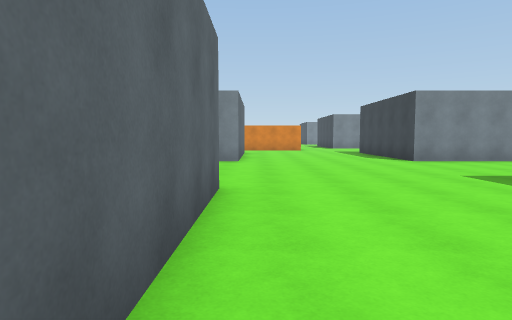
[1] (above)

24 first-person views from a walk through a 3-D level made in the Unity game engine. The camera is 1.4 m above the floor, tilts 4° down and sees 75° across. The floor is counted in squares, 2 m on a side. Each view is taken from the middle of a square. On the plan, view 1 faces up. The plan holds only what a view shows up to about 10 squares ahead; the rest is blank. The place goes on beyond the plan. The player character is not drawn.

[2]
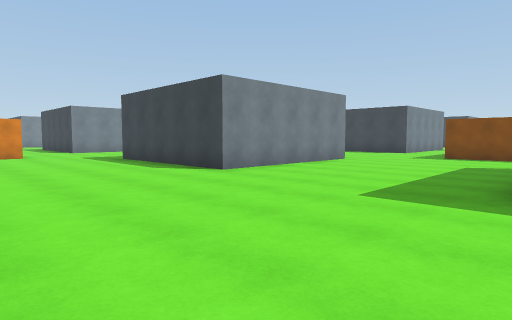

[3]
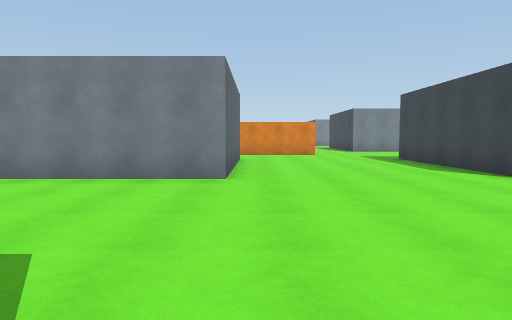

[4]
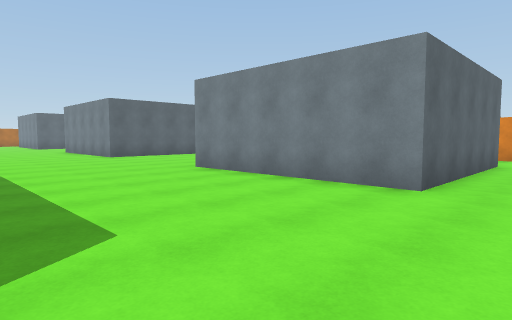

[5]
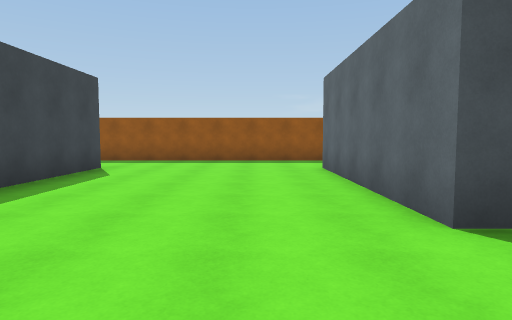

[6]
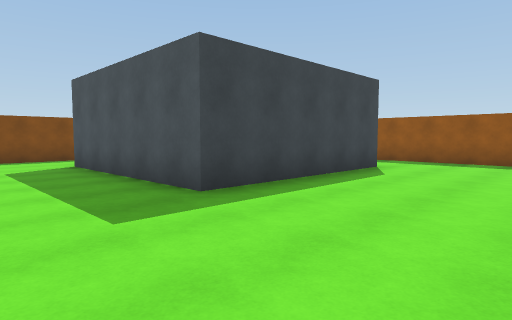

[7]
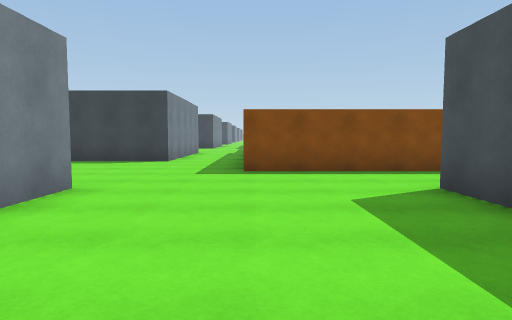

[8]
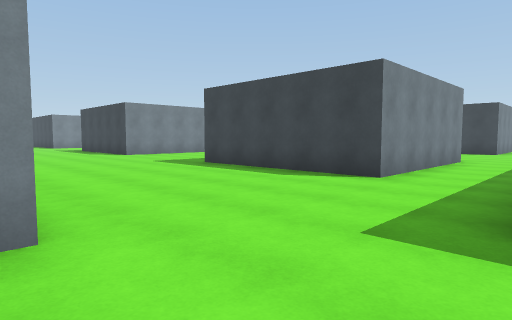

[9]
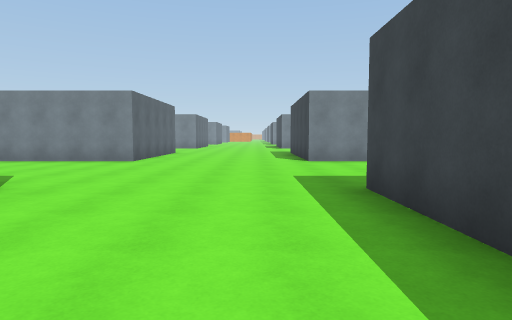

[10]
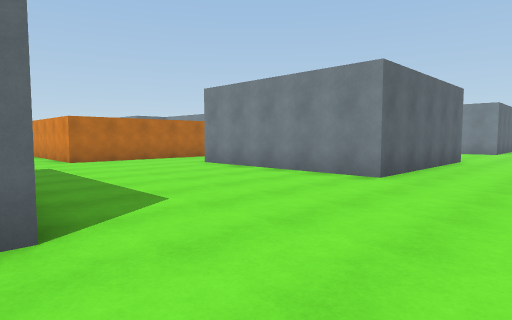

[11]
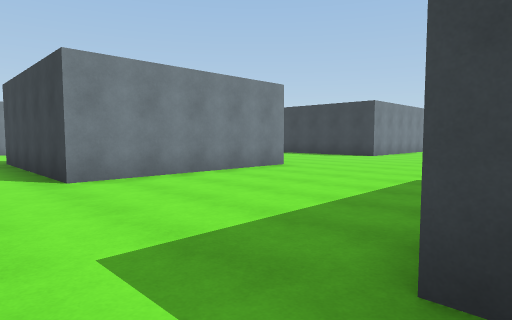

[12]
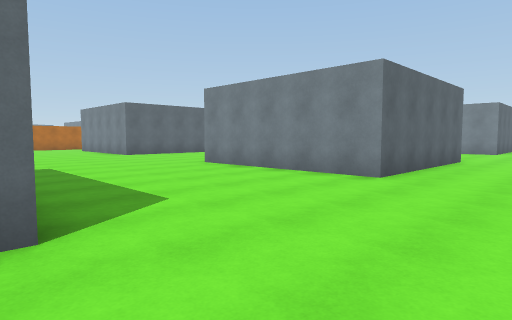

[13]
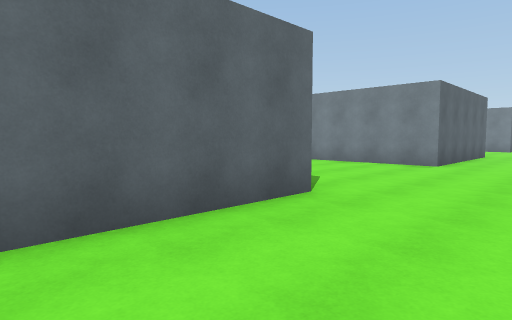

[14]
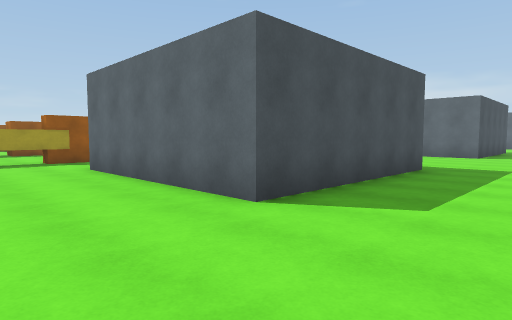

[15]
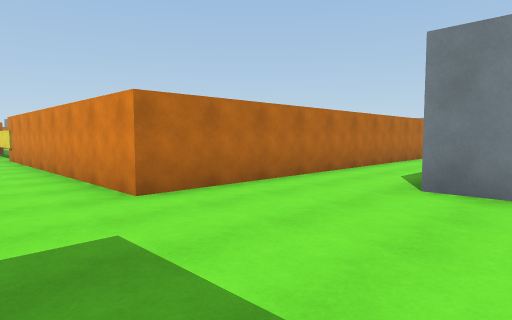

[16]
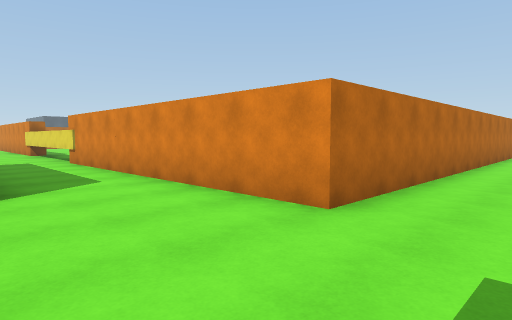

[17]
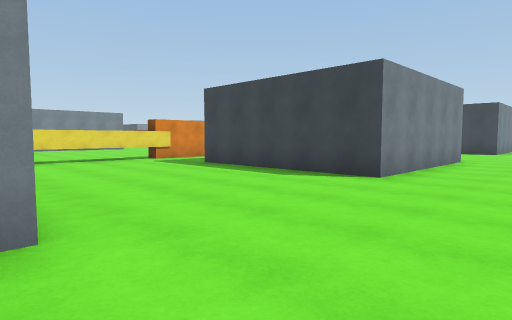

[18]
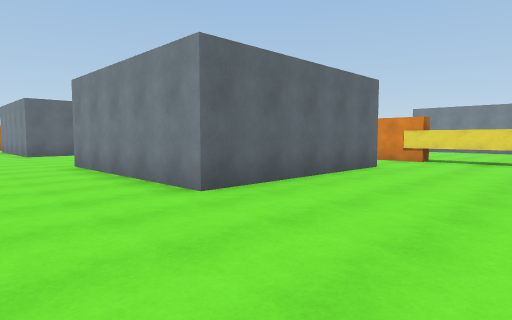

[19]
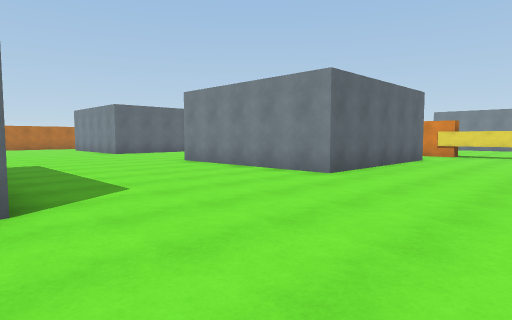

[20]
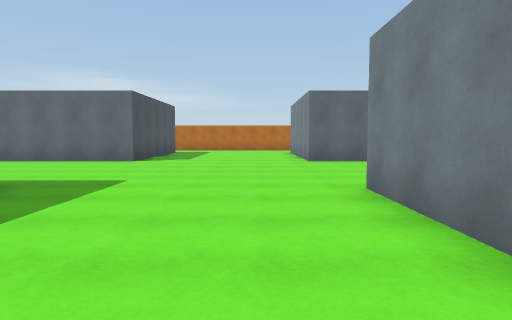

[21]
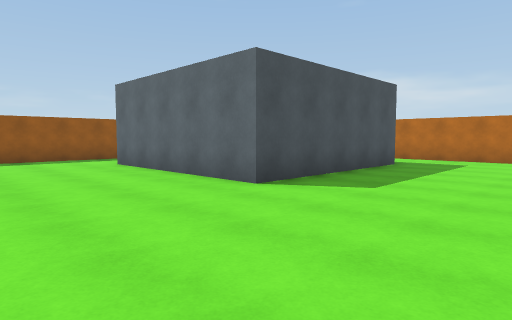

[22]
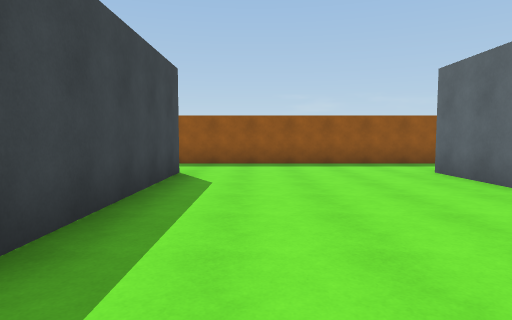

[23]
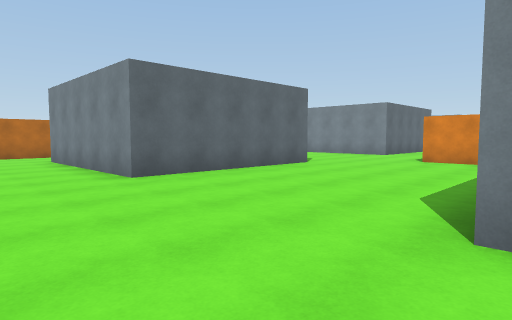

[24]
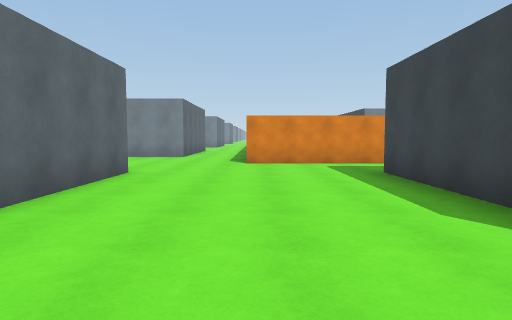

### Floor plan
Points are (right, up) in squares from view 1. A wall is a line through its corners. A room is listed if a view was taken in it or the views show most of it. See-through windows are left out.
Room 1 (views 1, 2, 3, 4, 5, 6, 7, 8, 9, 10, 11, 12, 13, 14, 15, 16, 17, 18, 19, 20, 21, 22, 23, 24)
walls: (-1, 4.5) (-0.5, 4.5) (-0.5, -0.5); (-0.5, 14.5) (-0.5, 9.5) (-5.5, 9.5) (-5.5, 14.5); (-10.5, 14.6) (-10.5, 9.5) (-15.5, 9.5); (-15.5, 11.1) (-15.5, 14.5); (-1, -2.8) (5.6, -2.8); (4.5, -0.6) (4.5, 4.5) (9.5, 4.5); (-14.6, 16.8) (-18.2, 16.8); (9.6, 9.5) (4.5, 9.5) (4.5, 14.1); (-15.5, -0.5) (-15.5, 4.1); (2.3, 23.5) (2.3, 16.8) (-11.5, 16.8); (11.7, 3.1) (11.7, 7.2); (-20.5, 14.6) (-20.5, 9.5) (-25.5, 9.5); (14.5, 9.5) (14.5, 14.5) (19.5, 14.5) (19.5, 9.5) (14.5, 9.5); (9.5, 23.5) (9.5, 19.5) (4.5, 19.5); (-21.8, -2.8) (-14.9, -2.8); (-25.6, 4.5) (-20.5, 4.5) (-20.5, -0.5); (18.6, 7.3) (20.8, 7.3); (-27.8, 6.6) (-27.8, 4.5); (19.5, 23.5) (19.5, 19.5) (14.5, 19.5) (14.5, 23.5)

Positions as (right, up) in squares from view 1, and headings:
1: (0, 0), facing up
2: (0, 4), facing up-right
3: (0, 4), facing up
4: (1, 5), facing up-left
5: (1, 7), facing down
6: (1, 7), facing down-right
7: (5, 7), facing right
8: (9, 7), facing up-right
9: (13, 10), facing up
10: (12, 14), facing up-left
11: (13, 14), facing up-right
12: (22, 14), facing up-left
13: (22, 11), facing up-left
14: (22, 17), facing down-left
15: (6, 15), facing up-left
16: (4, 14), facing up-left
17: (-11, 7), facing up-right
18: (-7, 7), facing up-left
19: (-7, 4), facing up-left
20: (-11, 8), facing left
21: (-17, 8), facing down-left
22: (-17, 6), facing down
23: (-15, 7), facing up-left
24: (-18, 8), facing up
